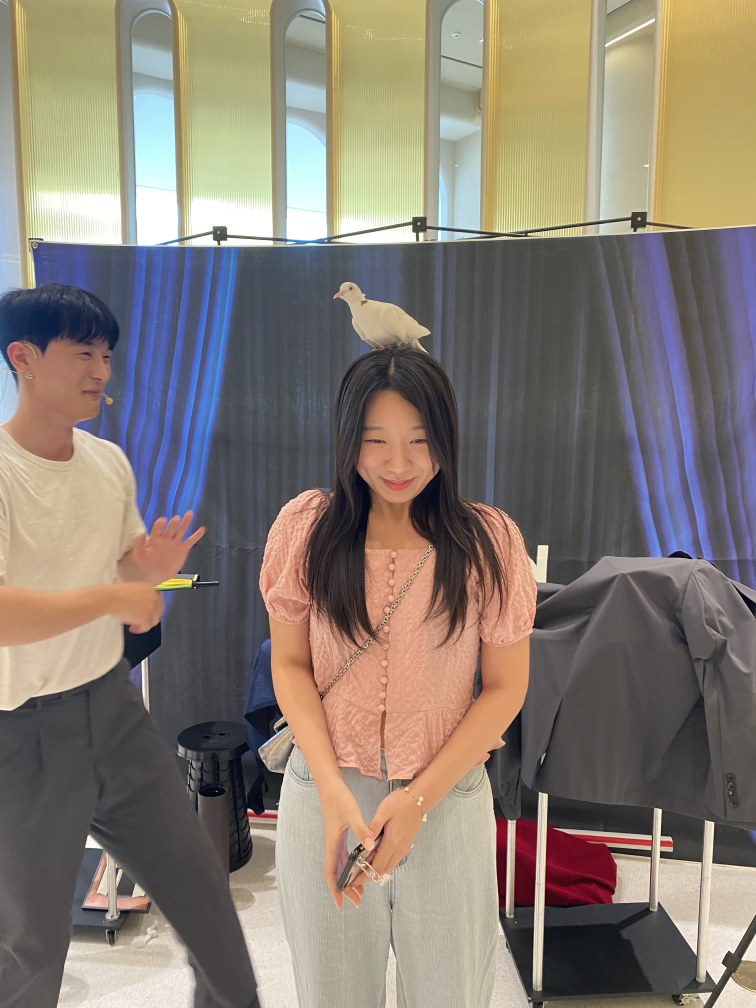
#> input picture AI/w40.jpg, 3024 x 4032 px (shown at 1/4 size)
$ python down_resolution.py -i w40.jpg
#> lines starting #> are read from the running program, lines starting #| are printed output that depends on the picture
import os
import sys
import cv2
import argparse

def resize(input, output):
    image_extension = ('.jpg', '.png', '.jpeg')
    _, file_extension = os.path.splitext(input)

    if file_extension in image_extension:
        print('확장자:', file_extension)
        print('이미지 파일입니다.')
        img_resize(input, output)
    else:
        print(file_extension, '은(는) 지원하지 않는 파일 형식입니다. 이미지 파일을 입력해주세요.')
        sys.exit()

def set_output(input, output):
    file_path = os.path.basename(input)
    file_name, file_extension = os.path.splitext(file_path)
    file_name = file_name + '_resized' + file_extension
    output_file = os.path.join(output, file_name)
    return output_file

def img_resize(input, output):
#> called with input = 'w40.jpg', output = '.'
    output_file = set_output(input, output)
    input_image = cv2.imread(input)
#> input_image is the input picture: shape (4032, 3024, 3); mean B, G, R 115, 125.2, 134.9

    if input_image is None:
        print("이미지를 읽을 수 없습니다. 파일 경로를 확인하세요.")
        sys.exit()

    #원하는 해상도 값 바꾸고 싶다면 여기서 바꾸기
    new_width=768
    new_height=1024
    resized_image = cv2.resize(input_image, (new_width, new_height), interpolation=cv2.INTER_LANCZOS4)
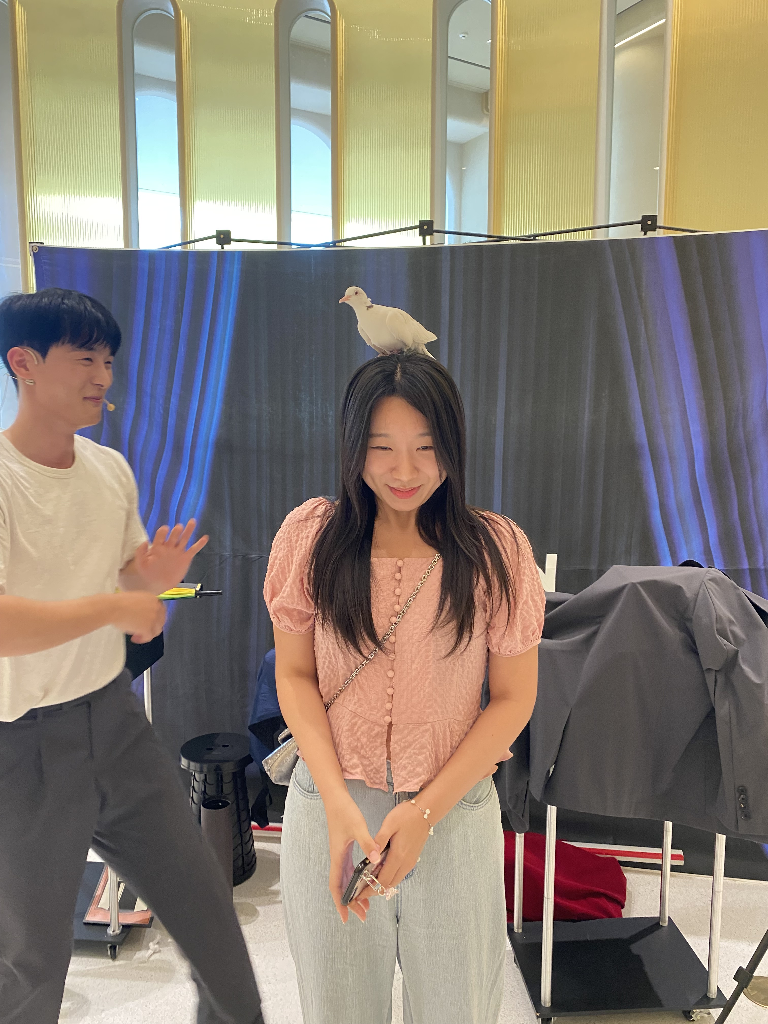
#> resized_image: shape (1024, 768, 3); mean B, G, R 115, 125.2, 134.9

    cv2.imwrite(output_file, resized_image)
    print('이미지 리사이징 완료')

def main():
    parser = argparse.ArgumentParser(description='명령줄에서 해상도 설정을 변경하는 스크립트')
    parser.add_argument('-input', '-i', type=str, help='이미지 파일 경로를 입력해주세요.')
    parser.add_argument('-output', '-o', type=str, default='.', help='출력 파일 경로를 입력해주세요.')

    args = parser.parse_args()
    if not args.input:
        print('사용법: down_resolution.py [-h] [-input INPUT] [-output OUTPUT] [-mode {FHD,HD,SD}] [-ratio RATIO]')
        print("-h 옵션을 사용하여 자세한 도움말을 확인하세요.")
        sys.exit()

    input = args.input
    output = args.output

    print('입력 파일 경로:', input)
    print('출력 파일 저장 경로:', output)
    resize(input, output)

if __name__ == '__main__':
    main()
